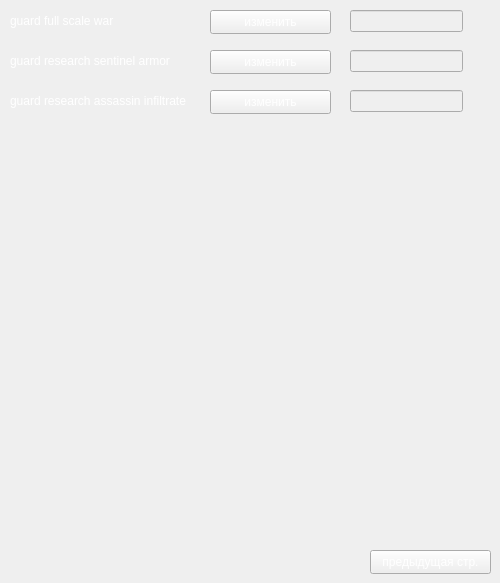
      <widget class="QWidget" name="IG_page_research_2">
       <widget class="QPushButton" name="pushChange_57">
        <property name="geometry">
         <rect>
          <x>210</x>
          <y>10</y>
          <width>121</width>
          <height>24</height>
         </rect>
        </property>
        <property name="styleSheet">
         <string notr="true">color:#fff</string>
        </property>
        <property name="text">
         <string>изменить</string>
        </property>
       </widget>
       <widget class="QLineEdit" name="line_guard_full_scale_war">
        <property name="enabled">
         <bool>false</bool>
        </property>
        <property name="geometry">
         <rect>
          <x>350</x>
          <y>10</y>
          <width>113</width>
          <height>22</height>
         </rect>
        </property>
        <property name="font">
         <font>
          <pointsize>12</pointsize>
         </font>
        </property>
        <property name="styleSheet">
         <string notr="true">color:#fff</string>
        </property>
        <property name="alignment">
         <set>Qt::AlignCenter</set>
        </property>
       </widget>
       <widget class="QLabel" name="guard_thermo_generator_21">
        <property name="geometry">
         <rect>
          <x>10</x>
          <y>10</y>
          <width>181</width>
          <height>21</height>
         </rect>
        </property>
        <property name="styleSheet">
         <string notr="true">color:#fff</string>
        </property>
        <property name="text">
         <string>guard full scale war</string>
        </property>
       </widget>
       <widget class="QPushButton" name="pred_btn_2">
        <property name="geometry">
         <rect>
          <x>370</x>
          <y>550</y>
          <width>121</width>
          <height>24</height>
         </rect>
        </property>
        <property name="styleSheet">
         <string notr="true">color:#fff</string>
        </property>
        <property name="text">
         <string>предыдущая стр.</string>
        </property>
       </widget>
       <widget class="QLineEdit" name="line_guard_research_sentinel_armor">
        <property name="enabled">
         <bool>false</bool>
        </property>
        <property name="geometry">
         <rect>
          <x>350</x>
          <y>50</y>
          <width>113</width>
          <height>22</height>
         </rect>
        </property>
        <property name="font">
         <font>
          <pointsize>12</pointsize>
         </font>
        </property>
        <property name="styleSheet">
         <string notr="true">color:#fff</string>
        </property>
        <property name="alignment">
         <set>Qt::AlignCenter</set>
        </property>
       </widget>
       <widget class="QPushButton" name="pushChange_89">
        <property name="geometry">
         <rect>
          <x>210</x>
          <y>50</y>
          <width>121</width>
          <height>24</height>
         </rect>
        </property>
        <property name="styleSheet">
         <string notr="true">color:#fff</string>
        </property>
        <property name="text">
         <string>изменить</string>
        </property>
       </widget>
       <widget class="QLabel" name="guard_thermo_generator_53">
        <property name="geometry">
         <rect>
          <x>10</x>
          <y>50</y>
          <width>181</width>
          <height>21</height>
         </rect>
        </property>
        <property name="styleSheet">
         <string notr="true">color:#fff</string>
        </property>
        <property name="text">
         <string>guard research sentinel armor</string>
        </property>
       </widget>
       <widget class="QLineEdit" name="line_guard_research_assassin_infiltrate">
        <property name="enabled">
         <bool>false</bool>
        </property>
        <property name="geometry">
         <rect>
          <x>350</x>
          <y>90</y>
          <width>113</width>
          <height>22</height>
         </rect>
        </property>
        <property name="font">
         <font>
          <pointsize>12</pointsize>
         </font>
        </property>
        <property name="styleSheet">
         <string notr="true">color:#fff</string>
        </property>
        <property name="alignment">
         <set>Qt::AlignCenter</set>
        </property>
       </widget>
       <widget class="QPushButton" name="pushChange_90">
        <property name="geometry">
         <rect>
          <x>210</x>
          <y>90</y>
          <width>121</width>
          <height>24</height>
         </rect>
        </property>
        <property name="styleSheet">
         <string notr="true">color:#fff</string>
        </property>
        <property name="text">
         <string>изменить</string>
        </property>
       </widget>
       <widget class="QLabel" name="guard_thermo_generator_54">
        <property name="geometry">
         <rect>
          <x>10</x>
          <y>90</y>
          <width>181</width>
          <height>21</height>
         </rect>
        </property>
        <property name="styleSheet">
         <string notr="true">color:#fff</string>
        </property>
        <property name="text">
         <string>guard research assassin infiltrate</string>
        </property>
       </widget>
      </widget>
